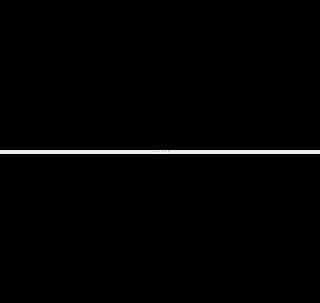
<?xml version="1.0" encoding="UTF-8"?>
<ui version="4.0">
 <class>Form</class>
 <widget class="QWidget" name="Form">
  <property name="geometry">
   <rect>
    <x>0</x>
    <y>0</y>
    <width>320</width>
    <height>303</height>
   </rect>
  </property>
  <property name="windowTitle">
   <string>Two: Horizontal</string>
  </property>
  <layout class="QVBoxLayout" name="verticalLayout">
   <property name="spacing">
    <number>0</number>
   </property>
   <property name="margin">
    <number>0</number>
   </property>
   <item>
    <widget class="QSplitter" name="splitter">
     <property name="orientation">
      <enum>Qt::Vertical</enum>
     </property>
     <widget class="QFrame" name="Viewport00">
      <property name="styleSheet">
       <string notr="true">background-color: rgb(0, 0, 0);</string>
      </property>
      <property name="frameShape">
       <enum>QFrame::Panel</enum>
      </property>
      <property name="frameShadow">
       <enum>QFrame::Sunken</enum>
      </property>
      <property name="lineWidth">
       <number>2</number>
      </property>
      <layout class="QHBoxLayout" name="horizontalLayout"/>
     </widget>
     <widget class="QFrame" name="Viewport01">
      <property name="styleSheet">
       <string notr="true">background-color: rgb(0, 0, 0);</string>
      </property>
      <property name="frameShape">
       <enum>QFrame::Panel</enum>
      </property>
      <property name="frameShadow">
       <enum>QFrame::Sunken</enum>
      </property>
      <property name="lineWidth">
       <number>2</number>
      </property>
      <layout class="QHBoxLayout" name="horizontalLayout_2"/>
     </widget>
    </widget>
   </item>
  </layout>
 </widget>
 <resources/>
 <connections/>
</ui>
